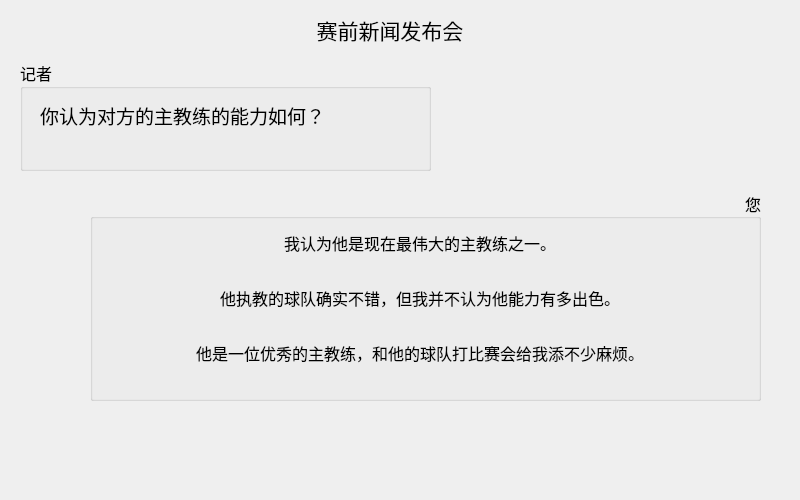
<?xml version="1.0" encoding="UTF-8"?>
<ui version="4.0">
 <class>BeforeGame3Dialog</class>
 <widget class="QDialog" name="BeforeGame3Dialog">
  <property name="geometry">
   <rect>
    <x>0</x>
    <y>0</y>
    <width>800</width>
    <height>500</height>
   </rect>
  </property>
  <property name="windowTitle">
   <string>Dialog</string>
  </property>
  <widget class="QGroupBox" name="groupBox">
   <property name="geometry">
    <rect>
     <x>20</x>
     <y>60</y>
     <width>411</width>
     <height>111</height>
    </rect>
   </property>
   <property name="font">
    <font>
     <family>等线</family>
     <pointsize>12</pointsize>
    </font>
   </property>
   <property name="title">
    <string>记者</string>
   </property>
   <widget class="QLabel" name="label">
    <property name="geometry">
     <rect>
      <x>20</x>
      <y>30</y>
      <width>371</width>
      <height>51</height>
     </rect>
    </property>
    <property name="font">
     <font>
      <family>楷体</family>
      <pointsize>14</pointsize>
     </font>
    </property>
    <property name="text">
     <string>你认为对方的主教练的能力如何？</string>
    </property>
   </widget>
  </widget>
  <widget class="QGroupBox" name="groupBox_2">
   <property name="geometry">
    <rect>
     <x>90</x>
     <y>190</y>
     <width>671</width>
     <height>211</height>
    </rect>
   </property>
   <property name="font">
    <font>
     <family>等线</family>
     <pointsize>12</pointsize>
    </font>
   </property>
   <property name="title">
    <string>您</string>
   </property>
   <property name="alignment">
    <set>Qt::AlignRight|Qt::AlignTrailing|Qt::AlignVCenter</set>
   </property>
   <widget class="QToolButton" name="toolButton">
    <property name="geometry">
     <rect>
      <x>30</x>
      <y>30</y>
      <width>600</width>
      <height>45</height>
     </rect>
    </property>
    <property name="font">
     <font>
      <family>楷体</family>
     </font>
    </property>
    <property name="text">
     <string>我认为他是现在最伟大的主教练之一。</string>
    </property>
    <property name="autoRaise">
     <bool>true</bool>
    </property>
   </widget>
   <widget class="QToolButton" name="toolButton_2">
    <property name="geometry">
     <rect>
      <x>30</x>
      <y>85</y>
      <width>600</width>
      <height>45</height>
     </rect>
    </property>
    <property name="font">
     <font>
      <family>楷体</family>
     </font>
    </property>
    <property name="text">
     <string>他执教的球队确实不错，但我并不认为他能力有多出色。</string>
    </property>
    <property name="autoRaise">
     <bool>true</bool>
    </property>
   </widget>
   <widget class="QToolButton" name="toolButton_3">
    <property name="geometry">
     <rect>
      <x>30</x>
      <y>140</y>
      <width>600</width>
      <height>45</height>
     </rect>
    </property>
    <property name="font">
     <font>
      <family>楷体</family>
     </font>
    </property>
    <property name="text">
     <string>他是一位优秀的主教练，和他的球队打比赛会给我添不少麻烦。</string>
    </property>
    <property name="autoRaise">
     <bool>true</bool>
    </property>
   </widget>
  </widget>
  <widget class="QLabel" name="label_2">
   <property name="geometry">
    <rect>
     <x>180</x>
     <y>10</y>
     <width>420</width>
     <height>40</height>
    </rect>
   </property>
   <property name="font">
    <font>
     <family>等线</family>
     <pointsize>16</pointsize>
    </font>
   </property>
   <property name="text">
    <string>赛前新闻发布会</string>
   </property>
   <property name="alignment">
    <set>Qt::AlignCenter</set>
   </property>
  </widget>
 </widget>
 <resources/>
 <connections/>
</ui>
